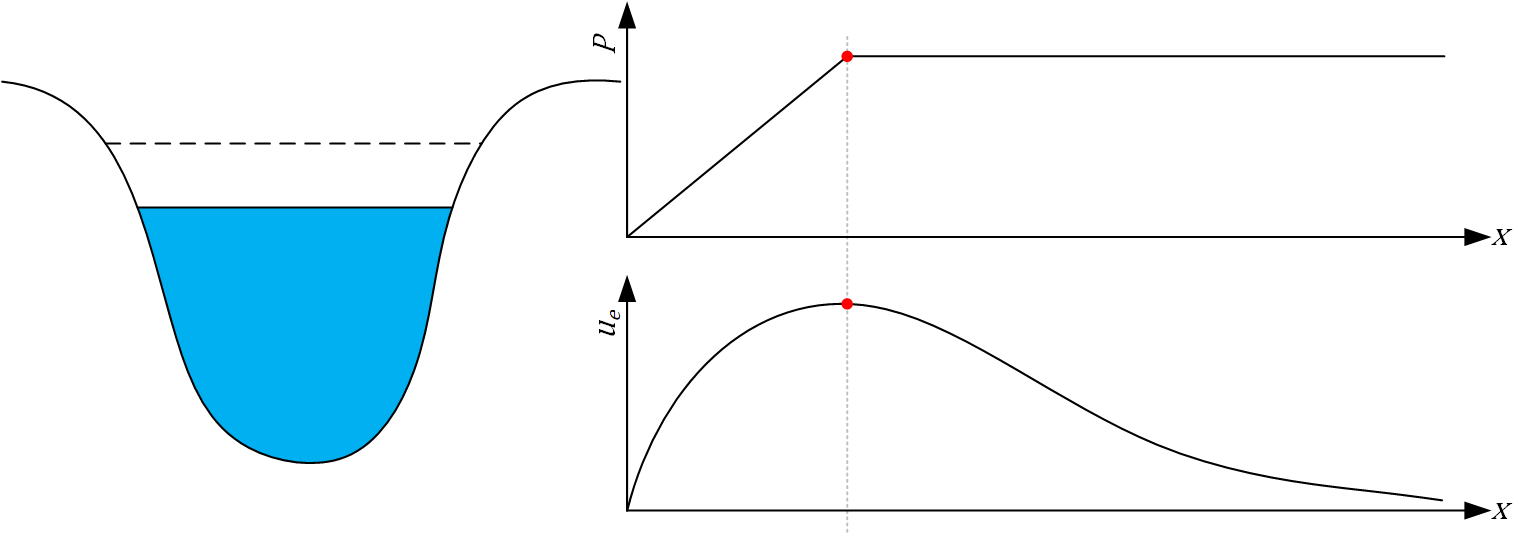
#> input picture coastalcodebook/assignments/09_tidal_inlets/Figures/Ch9_Escoffier_interactive_3.png, 1525 x 544 px, found by its file name
$ jupyter execute --allow-errors 09_escoffier_curve.ipynb   (shell and % lines are left out)   (older library calls are emulated)
#> lines starting #> are read from the running program, lines starting #| are printed output that depends on the picture
# Coastal Systems Notebook 3 (week 9): Escoffier curve

In chapter 9 of the book and slides, we learned about tidal inlets and their stability. Tidal inlets are very dynamic and their stability depend on a lot of factors. Escoffier was the first to study the stability of tidal inlets. More specifically, he studied the cross-sectional area of tidal inlets as they change throughout the tidal cycle. From his studies, Escoffier developed the now well-known Escoffier curve. In this notebook we will use an interactive approach to better understand the Escoffier curve. Afterwards you are tasked to answer some questions to verify your knowledge on the topic.

Before starting this notebook, make sure you followed the lectures on chapter 9 (or read the slides) and read section 9.5.1 of the book. Also, run the code below to import and check the necessary packages.

[cell 1]
import os
import pathlib
import sys

# make coastpy library importable by appending root to path
cwd = pathlib.Path().resolve()
proj_dir = cwd.parent.parent  # this is the root of the CoastalCodeBook
sys.path.append(str(proj_dir / "src"))

[cell 2]
import numpy as np
import matplotlib.pyplot as plt
from ipywidgets import interact, interactive, fixed, interact_manual
import ipywidgets as widgets

DATA_DIR = proj_dir / "data"

## 1. Creating an Escoffier curve

Escoffier’s curve is a so-called closure curve and describes the relationship between maximum channel velocity $u_e$ and the parameter $X$, which is primarily, but not solely, a function of the channel cross-section. If we consider a sinusoidal tidal velocity signal:

$$
\begin{aligned}
u_e = \hat{u}_e = \frac{\pi P}{A_e T}
\end{aligned}
$$

Where $\hat{u}_e$ is the tidal signal amplitude, $P$ the tidal prism, $A_e$ the channel cross-section and $T$ the tidal period (see Intermezzo 9.4 of the book, equation 9.5).

The process that leads to the Escoffier curve is explained in the book. In this notebook we provide a short visualisation, see the interactive plot below. We start with an imaginary channel cross-section that is very small, close to point A, such that the tidal difference in the estuary is smaller than the tidal range. Increasing the cross-section ($A_e$) results in an increase of the tidal prism ($P$) so large that $u_e$ increases too (recall eq. 9.5). At some point the tidal difference in the estuary is equal to the tidal range and we reach the peak of the closure curve. A larger cross-section now reduces $u_e$ as $P$ remains constant (again, recall eq. 9.5).

```
=> @DANIEL: Please insert the interactive plot in the codeblock below. You can find the figures necessary in the folder of this assignment. The idea is to simply display a figure using a slider widget. So in essence you shouldn't have to code anything to create the graphs of the figure, just display the right image when the slider is moved. I suggest to use ipywidgets, see https://github.com/jupyter-widgets/ipywidge
ts#readme. Importing the package is done above. I got an error when importing the package because it wasn't installed in the environment. I installed it using Anaconda prompt, activating the environment and running 'pip install ipywidgets'.
```

[cell 3]
# [22 lines of commented-out code are left out]

[cell 4]
# @DANIEL: this is the codeblock for the interactive plot
# %%capture
from ipywidgets import interact, widgets
from IPython.display import display
import matplotlib.pyplot as plt
import warnings

from skimage.morphology import disk
from skimage.filters import rank
from skimage.color import rgb2gray
import skimage.data


def f(Median_Size):
    selem = disk(int(Median_Size))
    with warnings.catch_warnings():
        warnings.simplefilter("ignore")
        img_median = rank.median(img_gray, selem=selem)

    ax_neu.imshow(img_median, cmap="gray")
    fig.canvas.draw()
    display(fig)

image =  plt.imread("../09_tidal_inlets/Figures/Ch9_Escoffier_interactive_3.png")  #skimage.data.camera()
#> image is the input picture: shape (544, 1525, 3) float32; mean R, G, B 0.914, 0.962, 0.98
img_gray = rgb2gray(image)
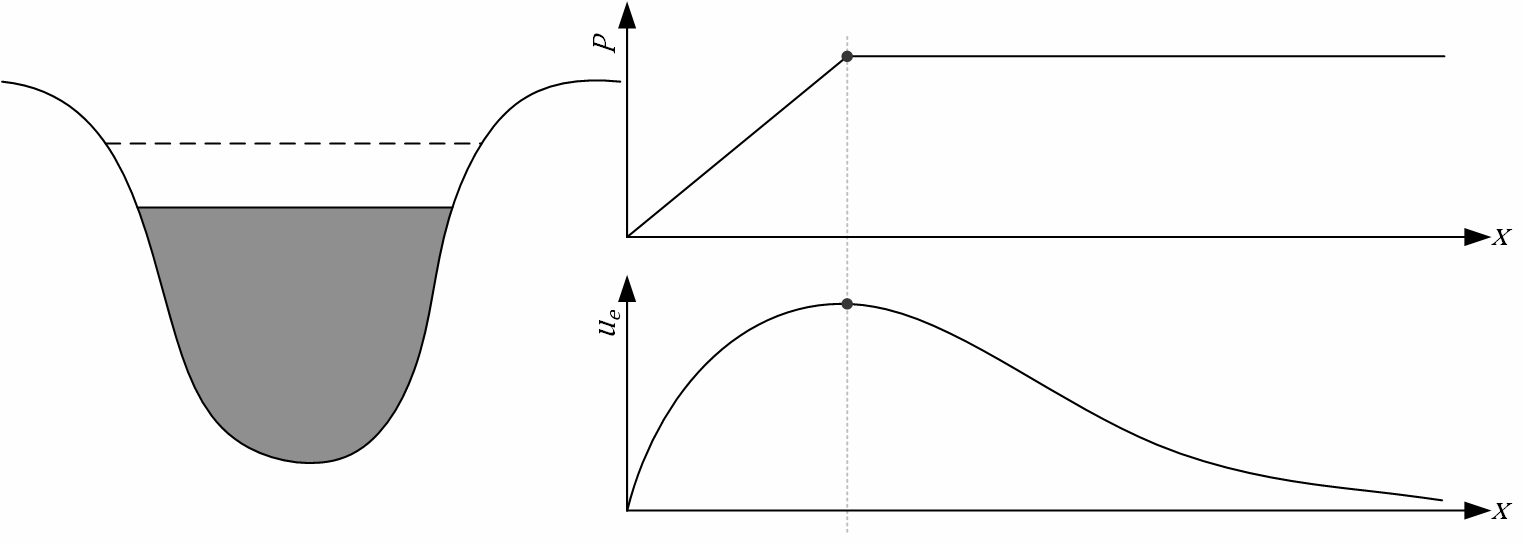
#> img_gray: shape (544, 1525) float32; min 0, max 1, mean 0.953
#> the sliders are set to Median_Size = 1

#> (the rest of this cell did not finish here and is left out)

#> (a cell that did not finish here is left out)
